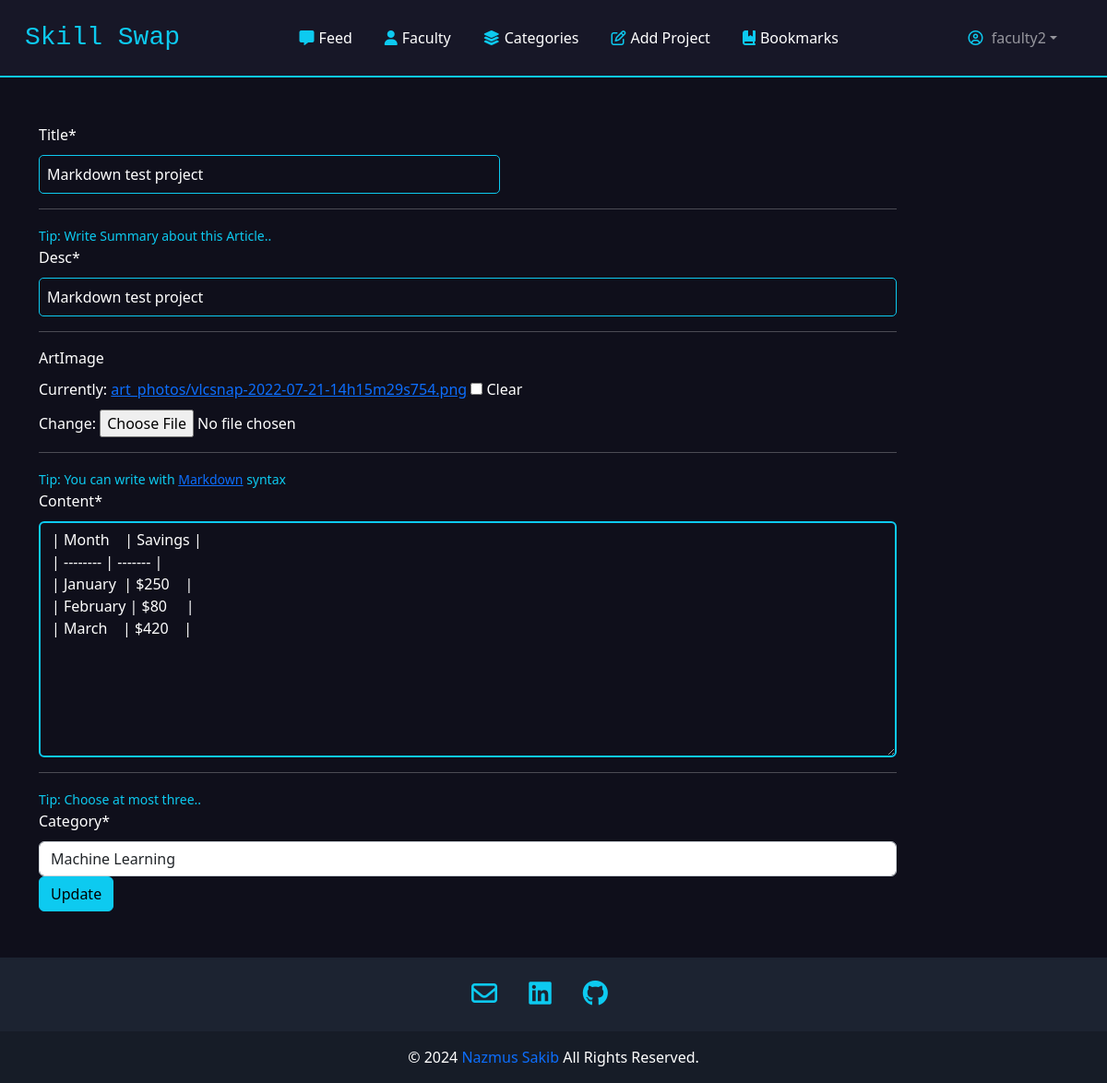
/update/2 (signed in), run on the app's committed database.
### accounts/models.py (models this page shows)
class CustomUser(AbstractUser):
    DESIGNATION_CHOICE = (
        ('Associate Professor', 'Associate Professor'),
        ('Professor', 'Professor'),
        ('Assistant Professor', 'Assistant Professor'),
        ('Lecturer', 'Lecturer'),
    )
    is_faculty = models.BooleanField(default=False)
    department = models.CharField(max_length=100, blank=True, null=True)
    university = models.CharField(max_length=100, blank=True, null=True)
    designation = models.CharField(max_length=100, blank=True, null=True, choices=DESIGNATION_CHOICE)
    education = models.TextField(blank=True, null=True)
    experience = models.TextField(blank=True, null=True)
    research_activities = models.TextField(blank=True, null=True)
    membership = models.TextField(blank=True, null=True)
    publication = models.TextField(blank=True, null=True)
    award = models.TextField(blank=True, null=True)
    contact = models.TextField(blank=True, null=True)
    scholar_link = models.CharField(max_length=100, blank=True, null=True)
    github_link = models.CharField(max_length=100, blank=True, null=True)
    linkedin_link = models.CharField(max_length=100, blank=True, null=True)
    image = models.ImageField(upload_to='profile_pics', default='./images/default.jpg', null=True, blank=True)

### blog/models.py (models this page shows, shortened)
class Article(models.Model):
  categoryList = [
        ("robotics", "Robotics"),
        ("machine learning", "Machine Learning"),
        ("arduino", "Arduino"),
        ("javascript" , "JavaScript"),
        ("web develpment" , "Web Develpment"),
        ("react" , "React"),
        ("python" , "Python"),
        ("other", "Other"),
    ]
  owner = models.ForeignKey(get_user_model(), on_delete=models.CASCADE, related_name='articles')
  title = models.CharField(max_length = 200)
  desc = models.CharField(max_length = 200)
  artImage = models.ImageField(upload_to = 'art_photos', default = './images/default.jpg', null = True, blank = True)
  content = models.TextField()
  category = MultiSelectField(choices=categoryList,  max_choices=3)
  created = models.DateTimeField(default=now, editable=False)
  bookmarks = models.ManyToManyField(get_user_model(), related_name='bookmarks')
  upvote = models.ManyToManyField(get_user_model(), related_name='up')
  downvote = models.ManyToManyField(get_user_model(), related_name='down')
  class Meta:
    ordering = ['-created']

### blog/views.py (the view, shortened to what this page needs)
# urls.py: path('update/<str:id>', views.update, name= "update"),
@login_required
def update(request, id):
  targetArticle = Article.objects.get(pk = id)
  form = CreateArt(instance=targetArticle)
  return render(request, 'add.html', {
    'form': form,
    'mode': 'Update',
  })

### blog/forms.py
class CreateArt(forms.ModelForm):
  class Meta:
    model = Article
    fields = ['title', 'artImage', 'desc', 'content', 'category']

### blog/templates/add.html (shortened to what this page needs)
{% extends './layout.html' %}
{% load crispy_forms_tags %}
{% load static %}
{% block links %}
  <link rel="stylesheet" href="{% static 'css/add.css' %}">
{% endblock links %}
{% block body %}
<div class="container form-group add-form">
  <form
    action=""
    class="col-sm-10"
    method="post"
    enctype="multipart/form-data"
  >
    <div class="title-art">
      {{ form.title|as_crispy_field }}
    </div>
    <hr>
    <div class="desc-art">
      <small style="color: var(--bs-cyan);">Tip: Write Summary about this Article..</small>
      {{ form.desc|as_crispy_field }}
    </div>
    <hr>
    <div class="image-art">
      {{ form.artImage|as_crispy_field }}
    </div>
    <hr>
    <div class="content-art">
      <small style="color: var(--bs-cyan);">Tip: You can write with <a target="_blank" href="https://www.markdownguide.org/basic-syntax">Markdown</a> syntax</small>
      {{ form.content|as_crispy_field }}
    </div>
    <hr>
    <div class="categorya-art">
      <small style="color: var(--bs-cyan);">Tip: Choose at most three..</small>
      {{form.category|as_crispy_field }}
    </div>
    <input type="submit" value="{{ mode }}" class="btn btn-info" />
  </form>
</div>
{% endblock body %}

### blog/templates/layout.html (shortened to what this page needs)
{% load static %}
<!DOCTYPE html>
<html lang="en">
  <head>
    <link href="https://cdn.jsdelivr.net/npm/bootstrap@5.2.2/dist/css/bootstrap.min.css" rel="stylesheet" />
    <link rel="stylesheet" href="{% static 'css/layout.css' %}" />
    {% block links %}
    {% endblock %}
  </head>
  <body>
    <nav class="navbar navbar-expand-lg navbar-dark" style="padding: 15px">
      <div class="container-fluid">
        <a class="navbar-brand" href="{% url 'blog:home' %}" style="color: var(--bs-cyan); font-family: monospace; font-size:28px;">Skill Swap</a>
        <div class="collapse navbar-collapse" id="navbarSupportedContent">
          <ul class="navbar-nav me-auto ulNav">
            <li class="nav-item">
              <a class="nav-link active" aria-current="page" href="{% url 'blog:index' %}"><i class="fas fa-comment-alt"></i>Feed</a>
            </li>
            <li class="nav-item">
              <a class="nav-link active" aria-current="page" href="{% url 'blog:faculty' %}"><i class="fa-solid fa-user"></i>Faculty</a>
            </li>
            <li class="nav-item">
              <a class="nav-link active" href="{% url 'blog:categories' %}"><i class="fa-solid fa-layer-group"></i>Categories</a>
            </li>
            {% if user.is_authenticated %}
              <li class="nav-item">
                <a class="nav-link active" aria-current="page" href="{% url 'blog:add' %}"><i class="fa-regular fa-pen-to-square"></i>Add Project</a>
              </li>
              <li class="nav-item">
                <a class="nav-link active" aria-current="page" href="{% url 'blog:bookmarks' %}"><i class="fa-solid fa-book-bookmark"></i>Bookmarks</a>
              </li>
            {% endif %}
          </ul>
          <ul class="navbar-nav">
            {% if user.is_authenticated %}
              <li class="nav-item dropdown active">
                <a class="nav-link dropdown-toggle" href="#" role="button" data-bs-toggle="dropdown" aria-expanded="false"><i class="fa-regular fa-circle-user"></i> {{ user }}</a>
              </li>
            {% endif %}
          </ul>
        </div>
      </div>
    </nav>
    <div class="blog-content1">
      {% block body %}
      {% endblock %}
    </div>
    <div class="footer">
      <footer class="text-center text-lg-start text-white" style="background-color: #1c2331">
        <section class="footer-social">
          <a href="#"><i class="fa-regular fa-envelope"></i></a>
          <a href="#"><i class="fab fa-linkedin"></i></a>
          <a href="#"><i class="fab fa-github"></i></a>
        </section>
        <div class="text-center p-3" style="background-color: rgba(0, 0, 0, 0.2)">
          © <span class="thisYear"></span>
          <a class="" target="_blank" href="#">Nazmus Sakib</a>
          All Rights Reserved.
        </div>
      </footer>
    </div>
  </body>
</html>

### blog/static/css/layout.css (style rules this page uses)
:root { --base-color: #0f0f1b; --second-color: #171727; --mid-color: #161e2e; --back-color: #bbe1fa; --primary-color: 111, 76, 255; --text-color: 256, 256, 256; }
* { padding: 0; margin: 0; box-sizing: border-box; }
.ulNav { margin-left: auto; }
li { margin-right: 19px; }
body { background-color: var(--base-color); display: flex; flex-direction: column; min-height: 100vh; }
.blog-content1 { flex: 1; }
nav { background-color: var(--second-color); border-bottom: 2px solid var(--bs-cyan); border-bottom-color: linear-gradient(to top, rgb(1 134 218), rgb(182 49 167)); }
i { color: var(--bs-cyan); margin-right: 5px; }
.footer-social { text-align: center; padding: 25px; }
.footer-social a { margin-right: 25px; }
.footer-social a i { font-size: 28px; }
footer a { text-decoration: none; }

### blog/static/css/add.css (style rules this page uses)
.add-form { color: var(--bs-white); margin: 50px auto; }
.add-form label { margin-bottom: 10px; }
.title-art input { outline: none; border: 1px solid var(--bs-cyan); width: 500px; border-radius: 5px; color: var(--bs-white); padding: 8px; background-color: var(--base-color); }
.content-art textarea { background-color: var(--base-color); color: var(--bs-white); border: 2px solid var(--bs-cyan); }
.desc-art input { border: 1px solid var(--bs-cyan); color: var(--bs-white); border-radius: 5px; padding: 8px; background-color: var(--base-color); }

### data on the page
CustomUser: username "faculty2"
Article: title "Markdown test project", desc "Markdown test project", content "| Month | Savings | | -------- | ------- | | January | $250 | | February | $80 | | March | $420 |", category "Machine Learning"
